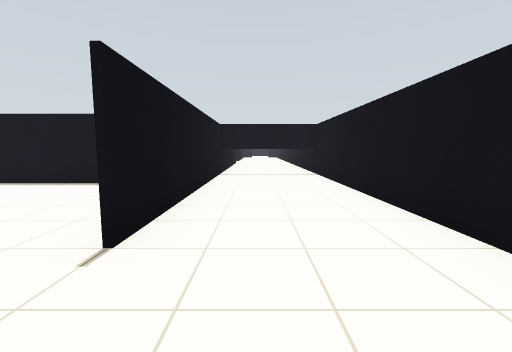
[1] (above)

16 first-person views from a walk through a world built for the Gazebo simulator. The camera is 1 m above the floor, tilts 6° down and sees 90° across. The floor is counted in squares, 1 m on a side. Each view is taken from the middle of a square. On the plan, view 1 faces up. The plan holds only what a view shows up to about 11 squares ahead; the rest is blank. The place goes on beyond the plan.

[2]
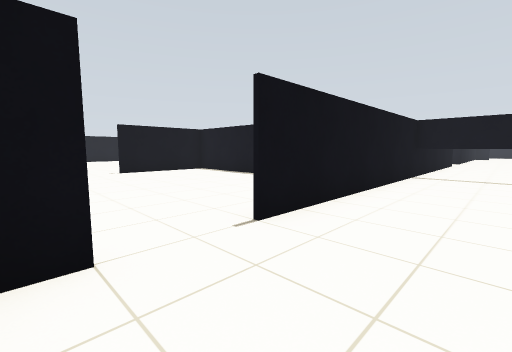

[3]
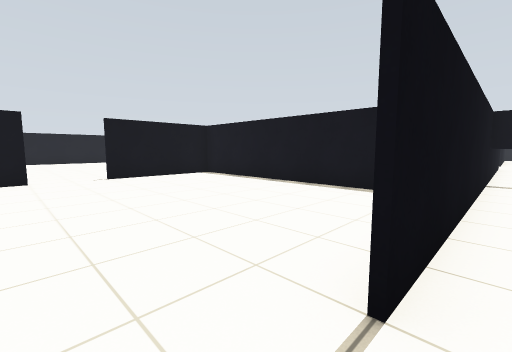

[4]
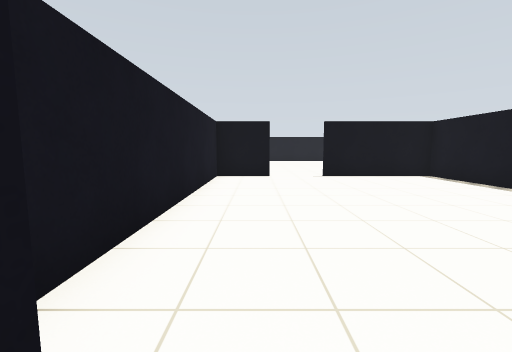

[5]
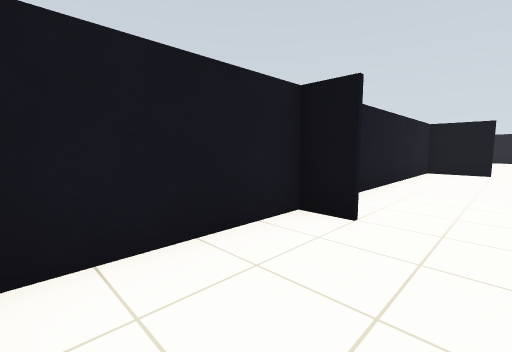

[6]
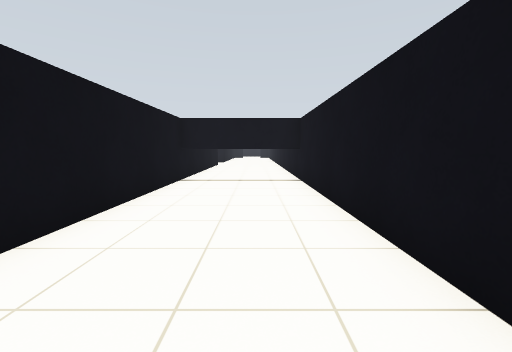

[7]
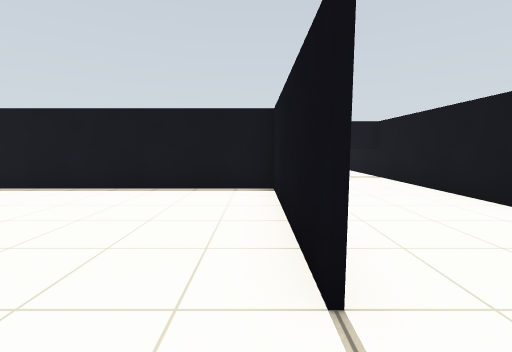

[8]
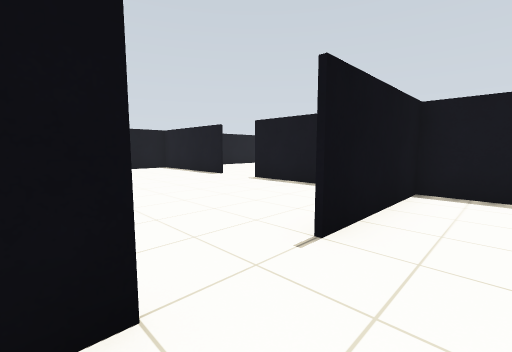

[9]
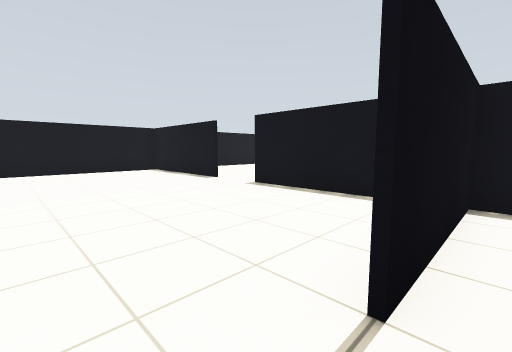

[10]
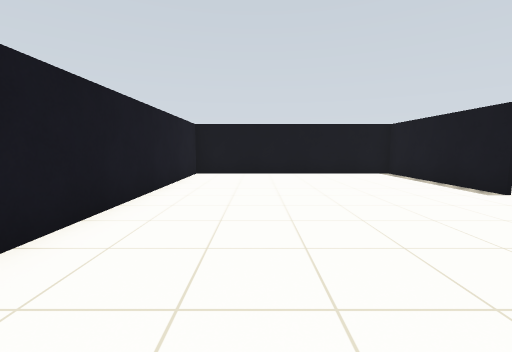

[11]
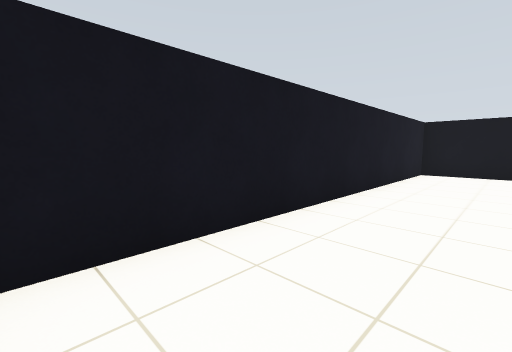

[12]
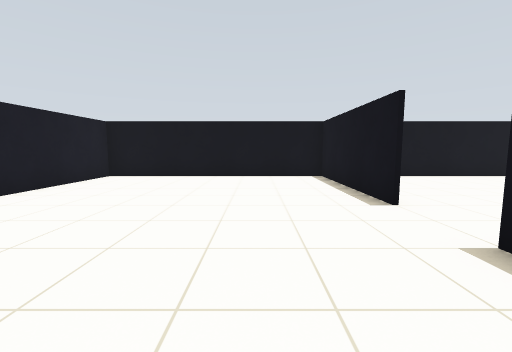

[13]
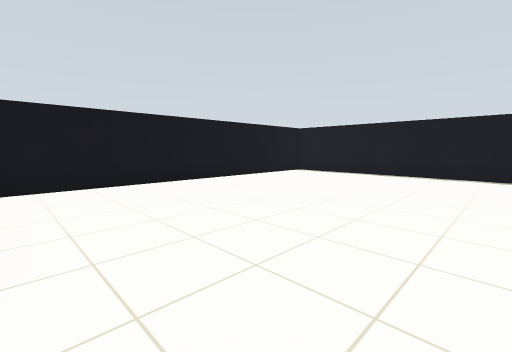

[14]
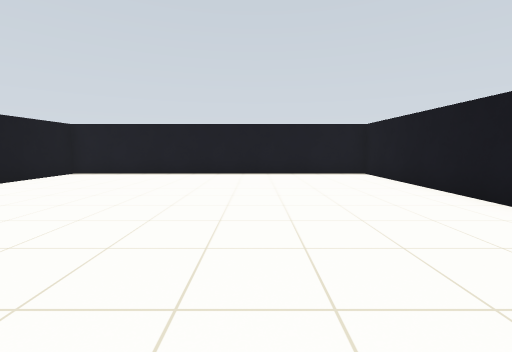

[15]
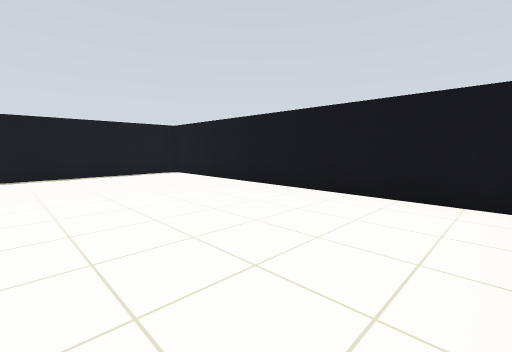

[16]
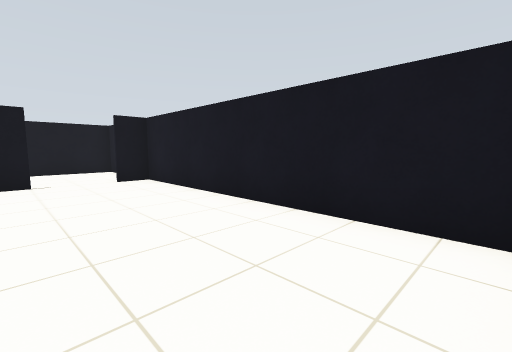

### Floor plan
Points are (right, up) in squares from view 1. A wall is a line through its corners. A room is listed if a view was taken in it or the views show most of it. See-through windows are left out.
Room 1 (views 1, 2, 5, 6)
walls: (-1.4, 0.6) (-1.4, -0.5); (-0.5, -0.4) (2.5, -0.4) (2.5, 12); (2.5, 10.5) (-1.5, 10.5); (-1.4, 12) (-1.4, 2.4)
ways out: opening at (-1, 1.5) to room 2
Room 2 (views 3, 4, 7, 8)
walls: (-1.5, 2.4) (-1.5, 7.5) (-10.4, 7.5) (-10.4, 3.5); (-1.5, -0.5) (-1.5, 0.5); (-10.4, 1.6) (-10.4, -0.4) (-0.5, -0.4)
ways out: opening at (-1, 1.5) to room 1; opening at (-10, 2.5) to room 3
Room 3 (views 9, 10, 11, 12, 16)
walls: (-17.4, 7.5) (-22.4, 7.5) (-22.4, -0.4) (-10.9, -0.4); (-11.9, 7.5) (-15.5, 7.5)
ways out: opening at (-10, 2.5) to room 2; opening at (-16.5, 7) to room 4
Room 4 (views 13, 14, 15)
walls: (-10.5, 7.9) (-10.5, 18.4) (-22.4, 18.4) (-22.4, 7.9)
ways out: opening at (-16.5, 7) to room 3

Positions as (right, up) in squares from view 1, and headings:
1: (0, 0), facing up
2: (1, 0), facing up-left
3: (-1, 1), facing up-left
4: (-1, 1), facing left
5: (2, 2), facing down-left
6: (1, 2), facing up
7: (-2, 1), facing up
8: (-9, 1), facing up-left
9: (-10, 2), facing up-left
10: (-12, 2), facing left
11: (-11, 2), facing down-left
12: (-13, 5), facing left
13: (-15, 8), facing up-left
14: (-15, 8), facing up
15: (-16, 8), facing up-right
16: (-10, 3), facing down-right
